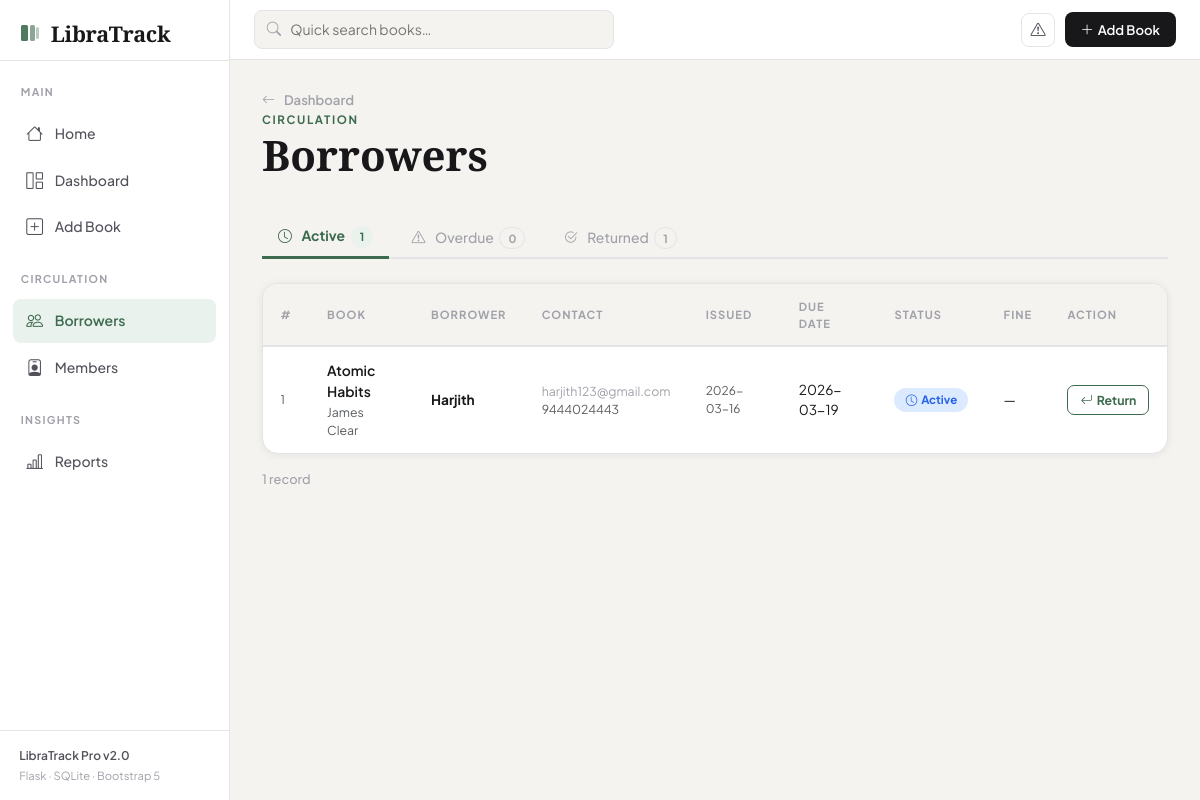
/borrowers, run on the app's committed database.
### tables this page shows
CREATE TABLE borrowers (
                id          INTEGER PRIMARY KEY AUTOINCREMENT,
                book_id     INTEGER NOT NULL,
                member_id   INTEGER,
                name        TEXT    NOT NULL,
                email       TEXT    NOT NULL,
                phone       TEXT,
                borrow_date TEXT    NOT NULL,
                due_date    TEXT    NOT NULL,
                returned    INTEGER NOT NULL DEFAULT 0,
                return_date TEXT,
                fine        REAL    DEFAULT 0,
                FOREIGN KEY(book_id) REFERENCES books(id)
            );

CREATE TABLE books (
                id            INTEGER PRIMARY KEY AUTOINCREMENT,
                title         TEXT    NOT NULL,
                author        TEXT    NOT NULL,
                genre         TEXT    NOT NULL,
                isbn          TEXT,
                publisher     TEXT,
                year          INTEGER,
                total_copies  INTEGER NOT NULL DEFAULT 1,
                available     INTEGER NOT NULL DEFAULT 1,
                cover_color   TEXT    DEFAULT '#c8dfc8',
                description   TEXT,
                rating        REAL    DEFAULT 0,
                rating_count  INTEGER DEFAULT 0,
                added_on      TEXT    NOT NULL
            );

### app.py (the view)
@app.route('/borrowers')
def borrowers():
    status = request.args.get('status','active')
    today  = date.today().isoformat()
    with db() as c:
        base = "SELECT br.*,b.title,b.author,b.genre FROM borrowers br JOIN books b ON br.book_id=b.id"
        if status=='overdue':
            rows = c.execute(base+" WHERE br.returned=0 AND br.due_date<? ORDER BY br.due_date ASC", (today,)).fetchall()
        elif status=='returned':
            rows = c.execute(base+" WHERE br.returned=1 ORDER BY br.return_date DESC").fetchall()
        else:
            rows = c.execute(base+" WHERE br.returned=0 ORDER BY br.due_date ASC").fetchall()
        counts = {
            'active':   c.execute("SELECT COUNT(*) FROM borrowers WHERE returned=0").fetchone()[0],
            'overdue':  c.execute("SELECT COUNT(*) FROM borrowers WHERE returned=0 AND due_date<?", (today,)).fetchone()[0],
            'returned': c.execute("SELECT COUNT(*) FROM borrowers WHERE returned=1").fetchone()[0],
        }
    return render_template('borrowers.html', rows=rows, status=status, counts=counts, today=today, calc_fine=calc_fine)

### app.py (called while the page is built)
def db():
    c = sqlite3.connect(DB)
    c.row_factory = sqlite3.Row
    return c

def calc_fine(due_date_str, returned=False):
    due = date.fromisoformat(due_date_str)
    today = date.today()
    if today > due and not returned:
        return (today - due).days * 5  # ₹5/day
    return 0

### templates/borrowers.html (shortened to what this page needs)
{% extends "base.html" %}
{% block content %}
<div class="dash-header">
  <div>
    <a href="{{ url_for('index') }}" class="back-link"><i class="bi bi-arrow-left me-1"></i>Dashboard</a>
    <p class="page-eyebrow">Circulation</p>
    <h1 class="page-title mt-1">Borrowers</h1>
  </div>
</div>
<div class="tab-bar mb-4">
  <a href="{{ url_for('borrowers', status='active') }}" class="tab-item {% if status=='active' %}active{% endif %}">
    <i class="bi bi-clock me-1"></i>Active <span class="tab-count">{{ counts.active }}</span>
  </a>
  <a href="{{ url_for('borrowers', status='overdue') }}" class="tab-item {% if status=='overdue' %}active{% endif %} {% if counts.overdue>0 %}tab-warn{% endif %}">
    <i class="bi bi-exclamation-triangle me-1"></i>Overdue <span class="tab-count">{{ counts.overdue }}</span>
  </a>
  <a href="{{ url_for('borrowers', status='returned') }}" class="tab-item {% if status=='returned' %}active{% endif %}">
    <i class="bi bi-check2-circle me-1"></i>Returned <span class="tab-count">{{ counts.returned }}</span>
  </a>
</div>
{% if rows %}
<div class="table-card">
  <table class="table-pro">
    <thead>
      <tr>
        <th>#</th><th>Book</th><th>Borrower</th><th>Contact</th>
        <th>Issued</th><th>Due Date</th><th>Status</th>
        {% if status!='returned' %}<th>Fine</th><th>Action</th>{% else %}<th>Returned</th>{% endif %}
      </tr>
    </thead>
    <tbody>
      {% for r in rows %}
      {% set fine = calc_fine(r.due_date, r.returned) %}
      <tr class="{% if not r.returned and r.due_date < today %}tr-overdue{% endif %}">
        <td class="text-muted small">{{ loop.index }}</td>
        <td>
          <div class="td-title">{{ r.title }}</div>
          <div class="td-sub text-muted">{{ r.author }}</div>
        </td>
        <td><strong>{{ r.name }}</strong></td>
        <td>
          <div class="td-sub">{{ r.email }}</div>
          {% if r.phone %}<div class="td-sub text-muted">{{ r.phone }}</div>{% endif %}
        </td>
        <td class="text-muted small">{{ r.borrow_date }}</td>
        <td>
          <span class="{% if not r.returned and r.due_date < today %}text-danger fw-bold{% endif %}">
            {{ r.due_date }}
          </span>
        </td>
        <td>
          {% if r.returned %}
            <span class="pill pill-green"><i class="bi bi-check-circle me-1"></i>Returned</span>
          {% elif r.due_date < today %}
            <span class="pill pill-red"><i class="bi bi-exclamation-circle me-1"></i>Overdue</span>
          {% else %}
            <span class="pill pill-blue"><i class="bi bi-clock me-1"></i>Active</span>
          {% endif %}
        </td>
        {% if status!='returned' %}
        <td>
          {% if fine > 0 %}
            <span class="text-danger fw-bold small">₹{{ fine }}</span>
          {% else %}—{% endif %}
        </td>
        <td>
          {% if not r.returned %}
          <a href="{{ url_for('return_book', rid=r.id) }}"
             class="btn-return"
             onclick="return confirm('Mark as returned? Fine will be calculated.')">
            <i class="bi bi-arrow-return-left me-1"></i>Return
          </a>
          {% endif %}
        </td>
        {% else %}
        <td class="text-muted small">{{ r.return_date }}</td>
        {% endif %}
      </tr>
      {% endfor %}
    </tbody>
  </table>
</div>
<p class="results-count mt-3">{{ rows|length }} record{% if rows|length!=1 %}s{% endif %}</p>
{% endif %}
{% endblock %}

### static/css/style.css (style rules this page uses)
:root { --bg: #f5f3ef; --white: #ffffff; --ink: #18181b; --ink-2: #52525b; --ink-3: #a1a1aa; --border: #e4e4e7; --border-2: #d4d4d8; --sage: #3d6b4f; --sage-lt: #eaf2ed; --amber: #b45309; --amber-lt: #fef3c7; --red: #dc2626; --red-lt: #fee2e2; --blue: #2563eb; --blue-lt: #dbeafe; --shadow: 0 1px 8px rgba(24,24,27,.07); --shadow-md: 0 4px 24px rgba(24,24,27,.10); --radius: 10px; --radius-lg: 16px; --sidebar-w: 230px; --topbar-h: 60px; --ff-d: 'Cormorant Garamond', Georgia, serif; --ff-b: 'Plus Jakarta Sans', sans-serif; }
*, *::before, *::after { box-sizing: border-box; margin: 0; padding: 0; }
body { font-family: var(--ff-b); background: var(--bg); color: var(--ink); min-height: 100vh; display: flex; font-size: 14.5px; }
a { text-decoration: none; color: inherit; }
.dash-header { display: flex; justify-content: space-between; align-items: flex-end; margin-bottom: 1.8rem; flex-wrap: wrap; gap: 1rem; }
.page-eyebrow { font-size: .72rem; font-weight: 700; text-transform: uppercase; letter-spacing: .14em; color: var(--sage); margin-bottom: .2rem; }
.page-title { font-family: var(--ff-d); font-size: clamp(1.9rem, 3.5vw, 2.8rem); font-weight: 700; color: var(--ink); line-height: 1.1; }
.back-link { font-size: .82rem; font-weight: 600; color: var(--ink-3); display: inline-flex; align-items: center; gap: .3rem; transition: color .2s; }
.table-card { background: var(--white); border: 1px solid var(--border); border-radius: var(--radius-lg); overflow: hidden; box-shadow: var(--shadow); }
.table-pro { width: 100%; border-collapse: collapse; font-size: .855rem; }
.table-pro thead tr { background: var(--bg); border-bottom: 2px solid var(--border); }
.table-pro thead th { font-size: .7rem; font-weight: 700; text-transform: uppercase; letter-spacing: .09em; color: var(--ink-3); padding: .85rem 1.1rem; }
.table-pro tbody tr { border-bottom: 1px solid var(--border); transition: background .12s; }
.table-pro tbody tr:last-child { border: none; }
.table-pro td { padding: .85rem 1.1rem; vertical-align: middle; }
.td-title { font-weight: 600; font-size: .87rem; }
.td-sub { font-size: .77rem; color: var(--ink-3); }
.pill { display: inline-flex; align-items: center; font-size: .72rem; font-weight: 700; padding: .22rem .7rem; border-radius: 20px; white-space: nowrap; }
.pill-blue { background: var(--blue-lt); color: var(--blue); }
.btn-return { display: inline-flex; align-items: center; background: var(--white); border: 1.5px solid var(--sage); color: var(--sage); border-radius: 7px; font-size: .77rem; font-weight: 700; padding: .3rem .75rem; transition: all .18s; }
.results-count { font-size: .8rem; color: var(--ink-3); font-weight: 500; }
.tab-bar { display: flex; gap: .4rem; border-bottom: 2px solid var(--border); padding-bottom: 0; }
.tab-item { display: inline-flex; align-items: center; gap: .35rem; font-size: .87rem; font-weight: 500; color: var(--ink-3); padding: .55rem 1rem; border-radius: 8px 8px 0 0; transition: all .15s; position: relative; top: 2px; }
.tab-item.active { color: var(--sage); font-weight: 700; border-bottom: 3px solid var(--sage); background: transparent; }
.tab-count { font-size: .7rem; background: var(--bg); padding: .1rem .5rem; border-radius: 20px; font-weight: 700; border: 1px solid var(--border); }
.tab-item.active .tab-count { background: var(--sage-lt); border-color: transparent; }

### data on the page
borrowers: title "Atomic Habits", author "James Clear", name "Harjith", email "harjith123@gmail.com", phone "9444024443", borrow_date "2026-03-16", due_date "2026-03-19", returned 0 (drawn)

### other printed values
{{ counts.active }} "1"
{{ counts.overdue }} "0"
{{ counts.returned }} "1"
{{ rows|length }} "1"
